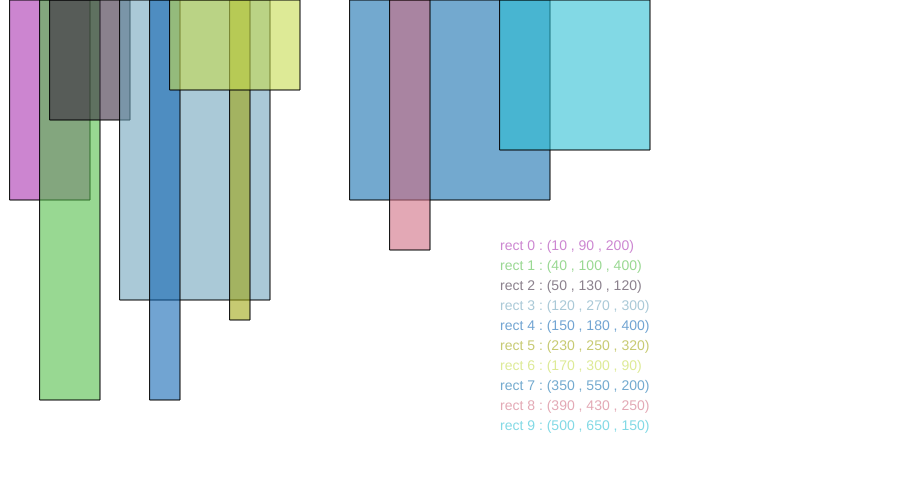
Frame 1 (no input)
Frame 60 (no input): identical to frame 1, image omitted
Frame 120 (the mouse pressed at the canvas centre since frame 60): identical to frame 1, image omitted

The p5.js sketch that drew this single still picture (run headless with seeded random() and noise() and a simulated clock; from frame 60 on, the mouse is pressed at the canvas centre):

// p5.js sketch
// ── sketch.js
var rectangles = [[10,90,200],[40,100,400],[50,130,120],[120,270,300],[150,180,400],[230,250,320],
						[170,300,90], [350,550,200],[390,430,250],[500,650,150]];
var rectColours=[];
var edge;
var startButton;

var Edge = function(){
	var that={};
	var ptlist_;
	var lines=[[0,0,0,0]];

	//next point we are headed to.
	var curr_=0;
	//direction
	var xdir_=1;
	var ydir_=0;

	//Want to check if your algorithm works?  
	//replace this stub function setEdges which is
	//hardcoding the solution with your own.  This function receives the list of
	//rectangles when the start button gets pressed and sets up the ptlist_ 
	that.setEdges = function(rects){
		ptlist_=[[10,200],[40,400],[100,120],[120,300],[150,400],[180,300],[230,320],[250,300],
					[270,90],[300,0],[350,200],[390,250],[430,200],[550,150],[650,0]];
	}
	that.draw = function(){
		push();
		stroke(255,0,0);
		fill(255,0,0);
		strokeWeight(3);
		var last = lines.length-1;
		if(ptlist_!=undefined){
			if(!(lines[last][2]==displayWidth && lines[last][3]==0)){
				if(xdir_==1){

					if(ptlist_[curr_][0] == lines[last][2]){
						xdir_=0;
						ydir_=(ptlist_[curr_][1]-lines[last][3])/abs(ptlist_[curr_][1]-lines[last][3]);	
						lines.push([lines[last][2],lines[last][3],lines[last][2],lines[last][3]]);
					}
				}
				else{
					if(ptlist_[curr_][1] == lines[last][3]){
						xdir_=1;
						ydir_=0;
						ellipseMode(CENTER);
						lines.push([ptlist_[curr_][0],ptlist_[curr_][1],ptlist_[curr_][0],ptlist_[curr_][1]]);
						curr_++;
						if(curr_ == ptlist_.length){
							ptlist_.push([displayWidth+1,0]);
						}
					}
				}
				last = lines.length-1;
				lines[last][2]+=xdir_;
				lines[last][3]+=ydir_;
			}

			for(var i=0;i<lines.length;i++){
				line(lines[i][0],lines[i][1],lines[i][2],lines[i][3]);
			}
			
			for(var i=0;i<min(curr_,ptlist_.length);i++){
				push();
				ellipseMode(CENTER);
				if(dist(ptlist_[i][0],ptlist_[i][1],mouseX,mouseY)<=5){
					ellipse(ptlist_[i][0],ptlist_[i][1],10,10);
				}
				else{
					ellipse(ptlist_[i][0],ptlist_[i][1],5,5);					
				}
				pop();
				push();
				strokeWeight(1);
				if(dist(ptlist_[i][0],ptlist_[i][1],mouseX,mouseY)<=5){
					stroke(255,0,0);
					fill(255,0,0);
				}
				else{
					stroke(0,0,0);
					fill(0,0,0);					
				}
				textSize(14);
				text('pt ' + (i) + ' : (' + ptlist_[i][0] + ' , ' + ptlist_[i][1]+ ')', 700,200+i*18);
				pop(); 			
			}
		}
		pop();
	}
	return that;
};
function startLine(){
	edge.setEdges(rectangles);
}
function setup() {
	startButton=createButton("Start");
    startButton.mousePressed(startLine);
	createCanvas(900,500);

	for(var i=0;i<rectangles.length;i++){
		var r=random(0,235);
		var g=random(0,235);
		var b=random(0,235);
		rectColours.push(color(r,g,b,150));
	}
	edge=Edge();

}
function draw() {
	//wipe previous frame
	background(255,255,255);

	for(var i=0;i<rectangles.length;i++){
		push();
		textSize(14);
		if((mouseX >=500 && mouseX <=650) && (mouseY >250+(i-1)*20 && mouseY <= 250+(i)*20)){
			strokeWeight(2);
			fill(red(rectColours[i])+10,green(rectColours[i])+10,blue(rectColours[i])+10,200);
		}
		else{		
			fill(rectColours[i]);
		}
		text('rect ' + (i) + ' : (' + rectangles[i][0] + ' , ' + rectangles[i][1] + ' , ' + rectangles[i][2]+ ')', 500,250+i*20);
		rect(rectangles[i][0],0,rectangles[i][1]-rectangles[i][0],rectangles[i][2]);
		pop();
	}
	edge.draw();

}
// ── a1.html
<!DOCTYPE html>
<html lang="">
  <head>
    <meta charset="utf-8">
    <meta name="viewport" content="width=device-width, initial-scale=1.0">
    <title>A1Q2 Sketch</title>
    <style> body {padding: 10; margin: 10;} </style>
    <h3>A1Q2 Sketch</h3>
    <ul>
      <li>Hit start button to draw the outline</li>
      <li>Mouse over the text coordinates to highlight the rectangle</li>
      <li>Mouse over the points to see where they are in the point list</li>

    <h4>
    <script src="p5.min.js"></script>
    <script src="p5.dom.min.js"></script>
    <script src="sketch.js"></script>
  </head>
  <body>
  </body>
</html>

// ── mazemaker.html
<html>
	<head>
		<script src="p5.min.js" type="text/javascript"></script>
		<script src="p5.dom.min.js" type="text/javascript"></script>
		<script src="mazemaker.js" type="text/javascript"></script>
	</head>
	<body>
	</body>
</html>
// ── mazemaker.js
var numRows;
var numCols;
var walls;
var showCells;

function createAllWalls(maxRow,maxCol){
	var walls=[];
	var k=0;
	//create all the vertical walls
	for(var i =0 ;i <maxRow;i++){
		for(var j=0;j < maxCol-1;j++){
			walls.push([((j+1)+(maxCol*i)),((j+2) + (maxCol*i))]);
		}
	}

	for(var i = 0;i < maxCol; i++){
		for(var j=0;j < maxRow-1;j++){
			walls.push([((j*maxCol+1)+(i)),(((j+1)*maxCol + 1)+(i))]);
		}
	}
	return walls;
}
function drawWalls(walls, maxRow, maxCol){
	var x;
	var y;
	var k=1;

	for(var i=0; i<walls.length;i++){
		x=((walls[i][0]-1)%maxCol)+1;
		y=(int((walls[i][0]-1)/maxCol));
		//vertical line
		if(walls[i][0]+1 == walls[i][1]){
			line(x*50,y*50,x*50,(y+1)*50);
		}
		//horizontal line
		else{
			line((x-1)*50,(y+1)*50,x*50,(y+1)*50);
		}
	}
	if(showCells){
		for(var i=0;i<maxRow;i++){
			for(var j=0;j<maxCol;j++){
				num=""+k;
				text(k,(j*50)+5, (i*50)+15);
				k++;
			}
		}
	}
}
function makeMaze(walls, numRows, numCols){
	//put your code here

}

function setup(){
	rowLabel=createDiv("row: ");
	rowSlider = createSlider(1, 20, 10);
	colLabel=createDiv("col: ");
	colSlider = createSlider(1, 16, 8);
	rowLabel.position(1,10);
	rowSlider.position(50,10);
	colLabel.position(200,10);
	colSlider.position(250,10);

	button = createButton('makeMaze');
	button.mousePressed(setSize);
	button.position(400,10);

	button2 = createButton('show cell numbers');
	button2.mousePressed(setNumbers);
	button2.position(500,10);

	c=createCanvas(1000,800);
	c.position(1,50);
	showCells=true;
	noLoop();

}
function setSize(){
	numRows=rowSlider.value();
	numCols=colSlider.value();
	walls=createAllWalls(numRows,numCols);
	makeMaze(walls,numRows,numCols);
	loop();
}
function setNumbers(){
	showCells=!showCells;
}
function draw(){
	background(0,0);
	rect(0,0,numCols*50,numRows*50);
	drawWalls(walls,numRows,numCols);

}
// ── solution.html
<!DOCTYPE html>
<html lang="">
  <head>
    <meta charset="utf-8">
    <meta name="viewport" content="width=device-width, initial-scale=1.0">
    <title>A1Q2 Sketch</title>
    <style> body {padding: 10; margin: 10;} </style>
    <h3>A1Q2 Sketch</h3>
    <ul>
      <li>Hit start button to draw the outline</li>
      <li>Mouse over the text coordinates to highlight the rectangle</li>
      <li>Mouse over the points to see where they are in the point list</li>

    <h4>
    <script src="p5.min.js"></script>
    <script src="p5.dom.min.js"></script>
    <script src="solution.js"></script>
  </head>
  <body>
  </body>
</html>

// ── solution.js
var rectangles = [[10,320,200],[40,100,400],[50,130,120],[120,270,300],[150,180,400],[230,250,320],
						[170,300,90], [350,550,200],[390,430,250],[500,650,150]];
var rectColours=[];
var edge;
var startButton;
const x1=0;
const x2=1;
const h = 2;

var Heap = function(rects){
	var that = {};
	var heap_=rects || [];
	LEFT = function(idx){
		return idx*2+1;
	}
	RIGHT = function(idx){
		return idx*2+2;
	}
	PARENT = function(idx){
		return floor((idx-1)/2);
	}
	that.maxHeapify = function(idx,gt,sz){
		var largest=idx;
		var left = LEFT(idx);
		var right= RIGHT(idx);
		var n = sz || heap_.length; 
		if(left < n && gt(heap_[left],heap_[largest])){
			largest=left;
		}
		if(right < n && gt(heap_[right],heap_[largest])){
			largest=right;
		}
		if(largest!=idx){
			var tmp=heap_[idx];
			heap_[idx]=heap_[largest];
			heap_[largest]=tmp;
			that.maxHeapify(largest,gt);
		}
	}
	that.buildMaxHeap = function(gt){
		for(var i=floor((heap_.length-1)/2);i>=0;i--){
			that.maxHeapify(i,gt);
		}
	}
	that.extractMax=function(gt){
		var rc;
		if(heap_.length > 0){
			rc=heap_[0];
			var last = heap_.pop();
			if(heap_.length > 0){
				heap_[0]=last;
				that.maxHeapify(0,gt);
			}
		}
		return rc;
	}
	that.max=function(){
		return heap_[0];
	}

	that.push=function(v,gt){
		var curr=heap_.length;
		var found=false;
		while(curr!=0 && !found){
			var p=PARENT(curr);
			if(gt(v,heap_[p])){
				heap_[curr]=heap_[p];
				curr=p;
			}
			else{
				found=true;
			}
		}
		heap_[curr]=v;
	}
	that.getHeap=function(){
		return heap_;
	}
	that.size = function(){
		return heap_.length;
	}
	return that;
}

function cmpX(a,b){
	return (a[0] < b[0]);
}
function cmpH(a,b){
	return (a[1] > b[1]);
}
var Edge = function(){
	var that={};
	var ptlist_;
	var lines=[[0,0,0,0]];

	//next point we are headed to.
	var curr_=0;
	//direction
	var xdir_=1;
	var ydir_=0;

	//Want to check if your algorithm works?  
	//replace this stub function setEdges which is
	//hardcoding the solution with your own.  This function receives the list of
	//rectangles when the start button gets pressed and sets up the ptlist_ 
	that.setEdges = function(rects){
		var corners=[];
		ptlist_=[];

		//put all the corners of the bars into one big array.  The x coordinate of each point
		//is only place possible xpositions of the final set (the h coordinate doesn't have to come)
		//from same point though... - n steps
		for(var i=0;i<rects.length;i++){
			corners.push([rects[i][0],rects[i][2],0,i]);
			corners.push([rects[i][1],rects[i][2],1,i]);
		}

		//put all of these into a heap.  Note that though the heap is called a max heap
		//the cmpX function prioritizes smaller values so effectively it is a min heap.
		//n steps
		points=Heap(corners);
		points.buildMaxHeap(cmpX);


		//create an empty list.  This list contains the rectangles that are currently active
		//that is, these are the rectangles where we have ecountered the x1 point but not
		//yet ecountered the x2 point.  Note that only the top of the heap is guaranteed for this
		//to be true - constant
		active=Heap();
		currHeight=0;
		var top;



		//this loop extracts one point at a time from points.  Thus, it will run 2n times
		while(points.size() > 0){
			//get left most remaining point current point
			var pt=points.extractMax(cmpX);

			//if it is a starting point
			if(pt[2]==0){
				//add it to list of points
				active.push(pt,cmpH);

				//check to see if the tallest active point is taller and if it is
				//push the point into the the final ptlist
				top=active.max();
				if(top[1] != currHeight){
					ptlist_.push([pt[0],top[1]]);
					currHeight=top[1];
				}
			}
			//else if it is an ending point
			else{
				//check the top point in the heap
				top=active.max();
				//extract the top point if it belongs to the same rectangle as the current point
				//also extract any rectangles that are no longer valid (but may have been blocked)
				//by taller points.
				//after this loop, we guarantee that the point at the top of the heap is tallest active
				//point left
				while(active.size() > 0 && ((top[3]==pt[3]) || (rects[top[3]][1] <=pt[0]))){
					active.extractMax(cmpH);
					top=active.max();					
				}

				//if the heap is empty, the effectively the height is now 0, push a point in
				if(active.size() == 0){
					if(currHeight!=0){
						ptlist_.push([pt[0],0]);
						currHeight=0;
					}
				}
				//else if heap isn't empty
				else{
					top=active.max();
					//if the height has changed, add it to the output list
					if(currHeight!=top[1]){
						ptlist_.push([pt[0],top[1]]);
						currHeight=top[1];						
					}
					//set the current height
					currHeight=active.max()[1];
				}
			}
		}


//		ptlist_=[[10,200],[40,400],[100,120],[120,300],[150,400],[180,300],[230,320],[250,300],
//					[270,90],[300,0],[350,200],[390,250],[430,200],[550,150],[650,0]];
	}
	that.draw = function(){
		push();
		stroke(255,0,0);
		fill(255,0,0);
		strokeWeight(3);
		var last = lines.length-1;
		if(ptlist_!=undefined){
			if(!(lines[last][2]==displayWidth && lines[last][3]==0)){
				if(xdir_==1){

					if(ptlist_[curr_][0] == lines[last][2]){
						xdir_=0;
						ydir_=(ptlist_[curr_][1]-lines[last][3])/abs(ptlist_[curr_][1]-lines[last][3]);	
						lines.push([lines[last][2],lines[last][3],lines[last][2],lines[last][3]]);
					}
				}
				else{
					if(ptlist_[curr_][1] == lines[last][3]){
						xdir_=1;
						ydir_=0;
						ellipseMode(CENTER);
						lines.push([ptlist_[curr_][0],ptlist_[curr_][1],ptlist_[curr_][0],ptlist_[curr_][1]]);
						curr_++;
						if(curr_ == ptlist_.length){
							ptlist_.push([displayWidth+1,0]);
						}
					}
				}
				last = lines.length-1;
				lines[last][2]+=xdir_;
				lines[last][3]+=ydir_;
			}

			for(var i=0;i<lines.length;i++){
				line(lines[i][0],lines[i][1],lines[i][2],lines[i][3]);
			}
			
			for(var i=0;i<min(curr_,ptlist_.length);i++){
				push();
				ellipseMode(CENTER);
				if(dist(ptlist_[i][0],ptlist_[i][1],mouseX,mouseY)<=5){
					ellipse(ptlist_[i][0],ptlist_[i][1],10,10);
				}
				else{
					ellipse(ptlist_[i][0],ptlist_[i][1],5,5);					
				}
				pop();
				push();
				strokeWeight(1);
				if(dist(ptlist_[i][0],ptlist_[i][1],mouseX,mouseY)<=5){
					stroke(255,0,0);
					fill(255,0,0);
				}
				else{
					stroke(0,0,0);
					fill(0,0,0);					
				}
				textSize(14);
				text('pt ' + (i) + ' : (' + ptlist_[i][0] + ' , ' + ptlist_[i][1]+ ')', 700,200+i*18);
				pop(); 			
			}
		}
		pop();
	}
	return that;
};
function startLine(){
	edge.setEdges(rectangles);
}
function setup() {
	startButton=createButton("Start");
    startButton.mousePressed(startLine);
	createCanvas(900,500);

	for(var i=0;i<rectangles.length;i++){
		var r=random(0,235);
		var g=random(0,235);
		var b=random(0,235);
		rectColours.push(color(r,g,b,150));
	}
	edge=Edge();

}
function draw() {
	//wipe previous frame
	background(255,255,255);

	for(var i=0;i<rectangles.length;i++){
		push();
		textSize(14);
		if((mouseX >=500 && mouseX <=650) && (mouseY >250+(i-1)*20 && mouseY <= 250+(i)*20)){
			strokeWeight(2);
			fill(red(rectColours[i])+10,green(rectColours[i])+10,blue(rectColours[i])+10,200);
		}
		else{		
			fill(rectColours[i]);
		}
		text('rect ' + (i) + ' : (' + rectangles[i][0] + ' , ' + rectangles[i][1] + ' , ' + rectangles[i][2]+ ')', 500,250+i*20);
		rect(rectangles[i][0],0,rectangles[i][1]-rectangles[i][0],rectangles[i][2]);
		pop();
	}
	edge.draw();

}
